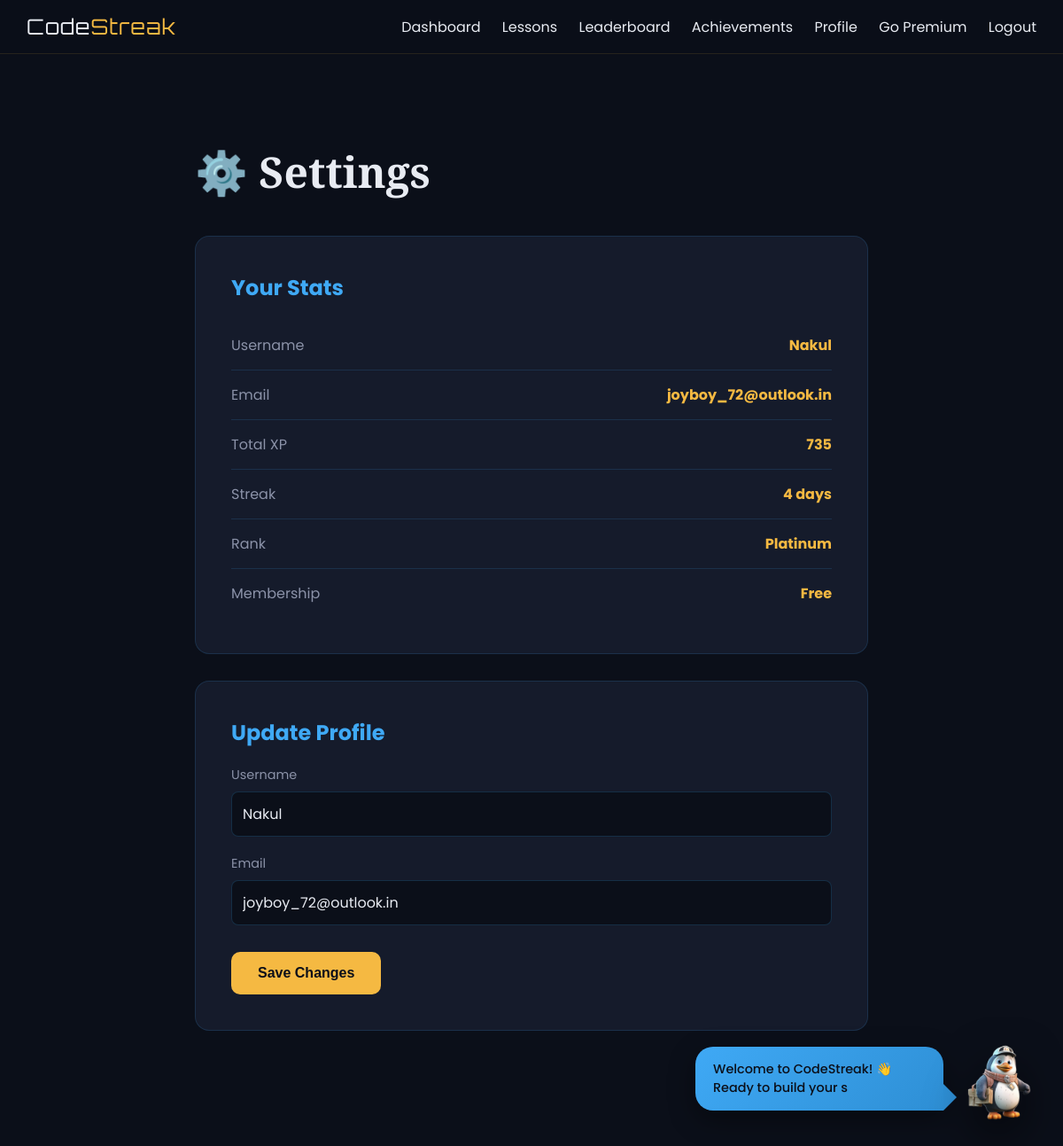
The app's page /settings (signed in), older data.
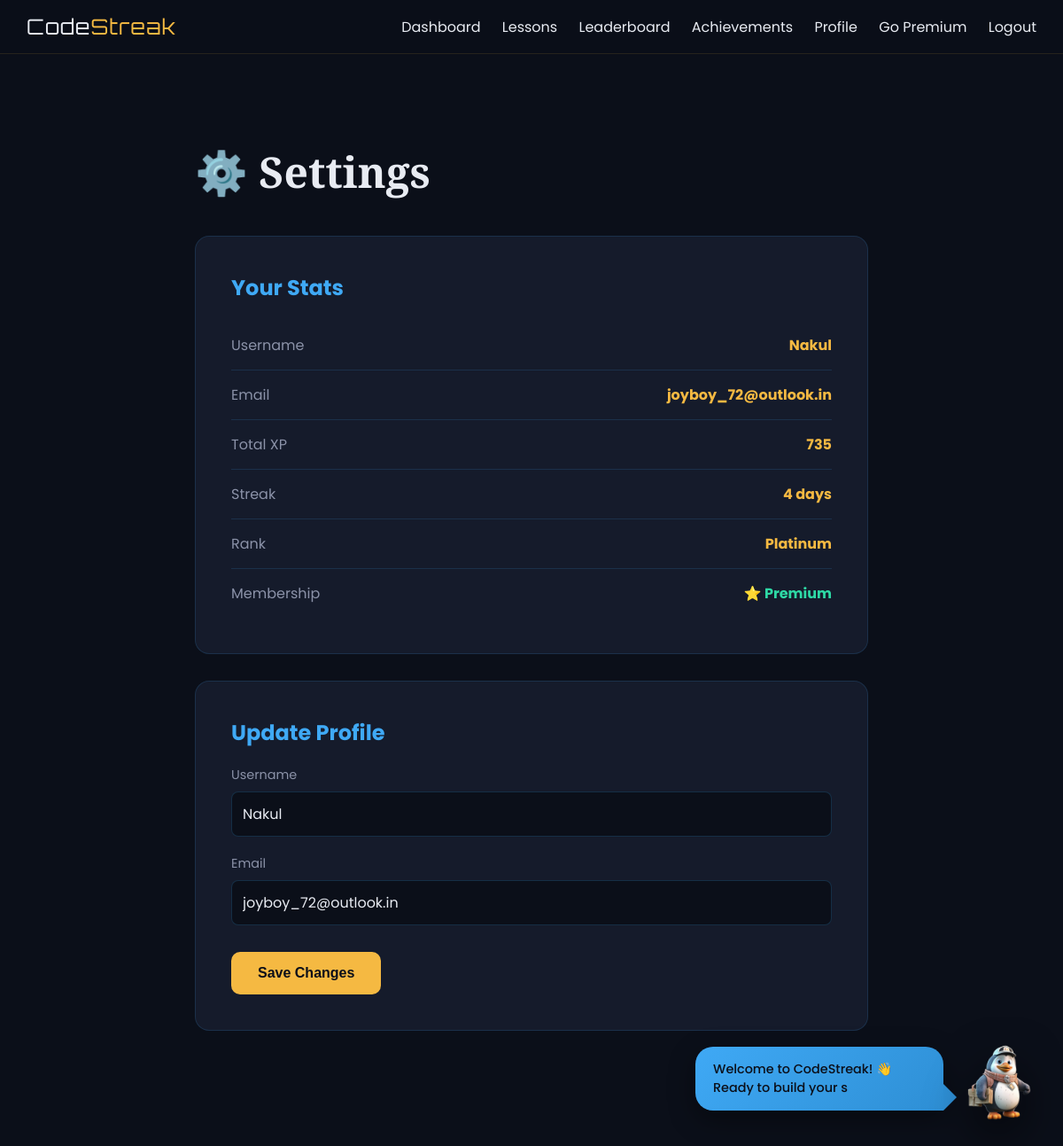
The same page, newer data.
### tables this page shows
CREATE TABLE users (
    id INTEGER PRIMARY KEY AUTOINCREMENT,
    username TEXT UNIQUE NOT NULL,
    email TEXT UNIQUE NOT NULL,
    password_hash TEXT NOT NULL,
    security_question TEXT,
    security_answer TEXT,
    streak INTEGER DEFAULT 0,
    streak_charge INTEGER DEFAULT 1,
    total_points INTEGER DEFAULT 0,
    weekly_points INTEGER DEFAULT 0,
    rank TEXT DEFAULT 'Bronze',
    premium INTEGER DEFAULT 0,
    achievements TEXT DEFAULT '[]',
    profile_picture TEXT,
    bio TEXT DEFAULT '',
    learning_goal TEXT DEFAULT 'Learning Python',
    avatar_emoji TEXT DEFAULT '🐉',
    created_at TIMESTAMP DEFAULT CURRENT_TIMESTAMP
);

### app.py (the view)
@app.route('/settings', methods=['GET', 'POST'])
def settings():
    if 'user_id' not in session:
        return redirect(url_for('login'))
    conn = get_db()
    cur = conn.cursor()
    cur.execute("SELECT * FROM users WHERE id = ?", (session['user_id'],))
    user = cur.fetchone()
    cur.close()
    conn.close()
    return render_template('settings.html', user=user)

### app.py (called while the page is built)
def get_db():
    conn = sqlite3.connect(DATABASE, detect_types=sqlite3.PARSE_DECLTYPES)
    conn.row_factory = sqlite3.Row
    return conn

### templates/settings.html (shortened to what this page needs)
{% extends 'base.html' %}
{% block content %}
<div class="page-container">
    <h1 class="page-title">⚙️ Settings</h1>
    <div class="settings-card">
        <h2>Your Stats</h2>
        <div class="stat-row"><span class="stat-label">Username</span><span class="stat-value">{{ user['username'] }}</span></div>
        <div class="stat-row"><span class="stat-label">Email</span><span class="stat-value">{{ user['email'] }}</span></div>
        <div class="stat-row"><span class="stat-label">Total XP</span><span class="stat-value">{{ user['total_points'] }}</span></div>
        <div class="stat-row"><span class="stat-label">Streak</span><span class="stat-value">{{ user['streak'] }} days</span></div>
        <div class="stat-row"><span class="stat-label">Rank</span><span class="stat-value">{{ user['rank'] }}</span></div>
        {% if user['premium'] %}
        <div class="stat-row"><span class="stat-label">Membership</span><span class="stat-value" style="color: var(--emerald);">⭐ Premium</span></div>
        {% else %}
        <div class="stat-row"><span class="stat-label">Membership</span><span class="stat-value">Free</span></div>
        {% endif %}
    </div>
    <div class="settings-card">
        <h2>Update Profile</h2>
        <form method="POST" action="{{ url_for('update_profile') }}">
            <div class="form-group">
                <label for="username">Username</label>
                <input type="text" id="username" name="username" value="{{ user['username'] }}" required>
            </div>
            <div class="form-group">
                <label for="email">Email</label>
                <input type="email" id="email" name="email" value="{{ user['email'] }}" required>
            </div>
            <button type="submit" class="save-btn">Save Changes</button>
        </form>
    </div>
</div>
{% endblock %}

### templates/base.html (shortened to what this page needs)
<!DOCTYPE html>
<html lang="en">
<head>
</head>
<body>
    <nav class="navbar">
        <a href="{{ url_for('landing') }}" class="logo-text">Code<span>Streak</span></a>
        <div class="nav-links">
            {% if session['user_id'] %}
                <a href="{{ url_for('dashboard') }}">Dashboard</a>
                <a href="{{ url_for('lessons') }}">Lessons</a>
                <a href="{{ url_for('leaderboard') }}">Leaderboard</a>
                <a href="{{ url_for('achievements') }}">Achievements</a>
                <a href="{{ url_for('profile') }}">Profile</a>
                <a href="{{ url_for('payment') }}">Go Premium</a>
                <a href="{{ url_for('logout') }}">Logout</a>
            {% else %}
                <a href="{{ url_for('login') }}">Login</a>
                <a href="{{ url_for('register') }}">Register</a>
            {% endif %}
        </div>
    </nav>
    {% block content %}{% endblock %}
    <div class="mascot-container">
        <div class="speech-bubble" id="speechBubble"></div>
        <img src="{{ url_for('static', filename='mascot.png') }}" class="robot-mascot" id="robotMascot" alt="Coding Mascot">
    </div>
</body>
</html>

### templates/base.html (style rules this page uses)
:root { --near-black: #0B0F19; --azure-blue: #3FA9F5; --amber-gold: #F5B942; --emerald: #2ED9A5; --off-white: #E8EBF2; --surface: #151B2B; --surface-2: #1E2538; --champion-blue: #0B0F19; --lavender-tonic: #3FA9F5; --exotic-orange: #F5B942; --dirty-white: #E8EBF2; --ink: #0B0F19; --paper: #E8EBF2; --yellow: #F5B942; --red: #3FA9F5; --beige: #3FA9F5; --dark: #0B0F19; font-family: 'Poppins', sans-serif; color: var(--off-white); background: var(--near-black); }
* { box-sizing: border-box; margin: 0; padding: 0; }
html { min-height: 100%; background: var(--near-black); scroll-behavior: smooth; }
body { margin: 0; min-height: 100%; background: var(--near-black); overflow-x: hidden; font-family: 'Poppins', sans-serif; color: var(--off-white); }
.navbar { background: rgba(11, 15, 25, 0.9); backdrop-filter: blur(10px); padding: 15px 30px; display: flex; justify-content: space-between; align-items: center; position: sticky; top: 0; z-index: 100; border-bottom: 1px solid rgba(245, 185, 66, 0.12); }
.logo-text { font-family: 'Orbitron', sans-serif; font-size: 24px; color: var(--off-white); text-decoration: none; letter-spacing: 1px; }
.logo-text span { color: var(--amber-gold); }
.nav-links a { color: var(--off-white); text-decoration: none; margin-left: 20px; font-size: 16px; transition: 0.3s; }
.mascot-container { position: fixed; bottom: 20px; right: 20px; z-index: 100; display: flex; align-items: flex-end; gap: 15px; }
.speech-bubble { background: linear-gradient(135deg, var(--azure-blue), #2E8FD5); color: var(--near-black); padding: 15px 20px; border-radius: 20px 20px 0 20px; font-size: 0.9rem; max-width: 280px; box-shadow: 0 10px 30px rgba(0, 0, 0, 0.4); position: relative; margin-bottom: 20px; display: none; font-weight: 500; }
.speech-bubble::after { content: ''; position: absolute; bottom: 0; right: -15px; width: 0; height: 0; border-left: 15px solid #2E8FD5; border-top: 15px solid transparent; border-bottom: 15px solid transparent; }
.robot-mascot { width: 100px; height: auto; animation: bounce 2s ease-in-out infinite; cursor: pointer; filter: drop-shadow(0 20px 25px rgba(0, 0, 0, 0.6)); }

### templates/settings.html (style rules this page uses)
.page-container { max-width: 800px; margin: 80px auto; padding: 20px; }
.page-title { font-family: 'Playfair Display', serif; font-size: 3rem; color: var(--off-white); margin-bottom: 40px; }
.settings-card { background: #151B2B; border: 1px solid rgba(63, 169, 245, 0.15); border-radius: 16px; padding: 40px; margin-bottom: 30px; }
.settings-card h2 { color: var(--azure-blue); margin-bottom: 20px; font-size: 1.5rem; }
.form-group { margin-bottom: 20px; }
.form-group label { display: block; color: #8B92A8; margin-bottom: 8px; font-size: 0.9rem; }
.form-group input { width: 100%; padding: 12px; border-radius: 8px; border: 1px solid rgba(63, 169, 245, 0.2); background: #0B0F19; color: var(--off-white); font-family: 'Poppins', sans-serif; font-size: 1rem; transition: 0.3s; }
.save-btn { background: var(--amber-gold); color: var(--near-black); padding: 15px 30px; border: none; border-radius: 10px; font-weight: 700; font-size: 1rem; cursor: pointer; transition: 0.3s; margin-top: 10px; }
.stat-row { display: flex; justify-content: space-between; padding: 15px 0; border-bottom: 1px solid rgba(63, 169, 245, 0.15); color: var(--off-white); }
.stat-row:last-child { border-bottom: none; }
.stat-label { color: #8B92A8; }
.stat-value { color: var(--amber-gold); font-weight: 700; }

Row changes from the older to the newer data that the page shows:
changed users "Nakul": premium 0 → 1 (drawn)
Text that changed along with them:
text no longer shown: "Free"
text now shown: "⭐ Premium"
